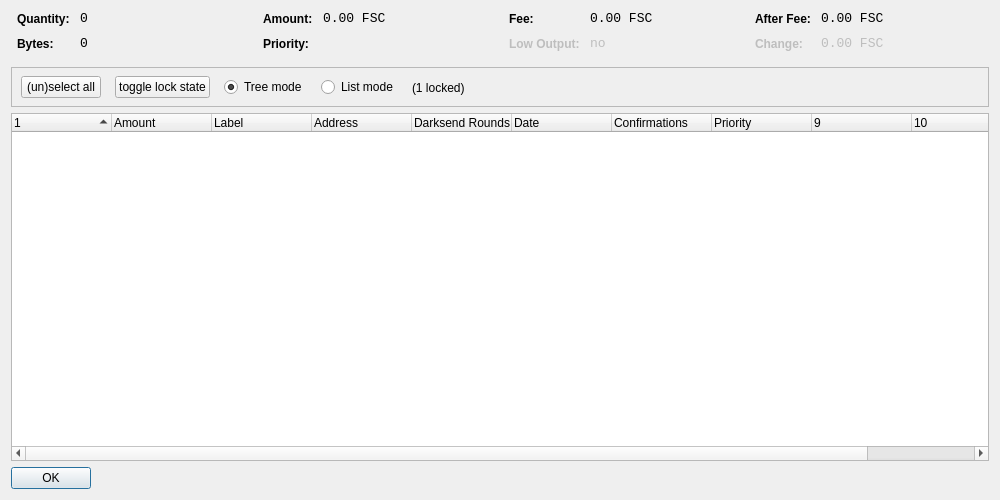
<?xml version="1.0" encoding="UTF-8"?>
<ui version="4.0">
 <class>CoinControlDialog</class>
 <widget class="QDialog" name="CoinControlDialog">
  <property name="geometry">
   <rect>
    <x>0</x>
    <y>0</y>
    <width>1000</width>
    <height>500</height>
   </rect>
  </property>
  <property name="windowTitle">
   <string>Coin Control</string>
  </property>
  <layout class="QVBoxLayout" name="verticalLayout">
   <item>
    <layout class="QHBoxLayout" name="horizontalLayoutTop" stretch="0,0,0,0">
     <property name="topMargin">
      <number>0</number>
     </property>
     <property name="bottomMargin">
      <number>10</number>
     </property>
     <item>
      <layout class="QFormLayout" name="formLayoutCoinControl1">
       <property name="horizontalSpacing">
        <number>10</number>
       </property>
       <property name="verticalSpacing">
        <number>10</number>
       </property>
       <property name="leftMargin">
        <number>6</number>
       </property>
       <property name="rightMargin">
        <number>6</number>
       </property>
       <item row="0" column="0">
        <widget class="QLabel" name="labelCoinControlQuantityText">
         <property name="styleSheet">
          <string notr="true">font-weight:bold;</string>
         </property>
         <property name="text">
          <string>Quantity:</string>
         </property>
        </widget>
       </item>
       <item row="0" column="1">
        <widget class="QLabel" name="labelCoinControlQuantity">
         <property name="font">
          <font>
           <family>Monospace</family>
           <pointsize>10</pointsize>
          </font>
         </property>
         <property name="cursor">
          <cursorShape>IBeamCursor</cursorShape>
         </property>
         <property name="contextMenuPolicy">
          <enum>Qt::ActionsContextMenu</enum>
         </property>
         <property name="text">
          <string notr="true">0</string>
         </property>
         <property name="textInteractionFlags">
          <set>Qt::LinksAccessibleByMouse|Qt::TextSelectableByKeyboard|Qt::TextSelectableByMouse</set>
         </property>
        </widget>
       </item>
       <item row="1" column="0">
        <widget class="QLabel" name="labelCoinControlBytesText">
         <property name="styleSheet">
          <string notr="true">font-weight:bold;</string>
         </property>
         <property name="text">
          <string>Bytes:</string>
         </property>
        </widget>
       </item>
       <item row="1" column="1">
        <widget class="QLabel" name="labelCoinControlBytes">
         <property name="font">
          <font>
           <family>Monospace</family>
           <pointsize>10</pointsize>
          </font>
         </property>
         <property name="cursor">
          <cursorShape>IBeamCursor</cursorShape>
         </property>
         <property name="contextMenuPolicy">
          <enum>Qt::ActionsContextMenu</enum>
         </property>
         <property name="text">
          <string notr="true">0</string>
         </property>
         <property name="textInteractionFlags">
          <set>Qt::LinksAccessibleByMouse|Qt::TextSelectableByKeyboard|Qt::TextSelectableByMouse</set>
         </property>
        </widget>
       </item>
      </layout>
     </item>
     <item>
      <layout class="QFormLayout" name="formLayoutCoinControl2">
       <property name="horizontalSpacing">
        <number>10</number>
       </property>
       <property name="verticalSpacing">
        <number>10</number>
       </property>
       <property name="leftMargin">
        <number>6</number>
       </property>
       <property name="rightMargin">
        <number>6</number>
       </property>
       <item row="0" column="0">
        <widget class="QLabel" name="labelCoinControlAmountText">
         <property name="styleSheet">
          <string notr="true">font-weight:bold;</string>
         </property>
         <property name="text">
          <string>Amount:</string>
         </property>
        </widget>
       </item>
       <item row="0" column="1">
        <widget class="QLabel" name="labelCoinControlAmount">
         <property name="font">
          <font>
           <family>Monospace</family>
           <pointsize>10</pointsize>
          </font>
         </property>
         <property name="cursor">
          <cursorShape>IBeamCursor</cursorShape>
         </property>
         <property name="contextMenuPolicy">
          <enum>Qt::ActionsContextMenu</enum>
         </property>
         <property name="text">
          <string notr="true">0.00 FSC</string>
         </property>
         <property name="textInteractionFlags">
          <set>Qt::LinksAccessibleByMouse|Qt::TextSelectableByKeyboard|Qt::TextSelectableByMouse</set>
         </property>
        </widget>
       </item>
       <item row="1" column="0">
        <widget class="QLabel" name="labelCoinControlPriorityText">
         <property name="styleSheet">
          <string notr="true">font-weight:bold;</string>
         </property>
         <property name="text">
          <string>Priority:</string>
         </property>
        </widget>
       </item>
       <item row="1" column="1">
        <widget class="QLabel" name="labelCoinControlPriority">
         <property name="font">
          <font>
           <family>Monospace</family>
           <pointsize>10</pointsize>
          </font>
         </property>
         <property name="cursor">
          <cursorShape>IBeamCursor</cursorShape>
         </property>
         <property name="contextMenuPolicy">
          <enum>Qt::ActionsContextMenu</enum>
         </property>
         <property name="text">
          <string/>
         </property>
         <property name="textInteractionFlags">
          <set>Qt::LinksAccessibleByMouse|Qt::TextSelectableByKeyboard|Qt::TextSelectableByMouse</set>
         </property>
        </widget>
       </item>
      </layout>
     </item>
     <item>
      <layout class="QFormLayout" name="formLayoutCoinControl3">
       <property name="horizontalSpacing">
        <number>10</number>
       </property>
       <property name="verticalSpacing">
        <number>10</number>
       </property>
       <property name="leftMargin">
        <number>6</number>
       </property>
       <property name="rightMargin">
        <number>6</number>
       </property>
       <item row="0" column="0">
        <widget class="QLabel" name="labelCoinControlFeeText">
         <property name="styleSheet">
          <string notr="true">font-weight:bold;</string>
         </property>
         <property name="text">
          <string>Fee:</string>
         </property>
        </widget>
       </item>
       <item row="0" column="1">
        <widget class="QLabel" name="labelCoinControlFee">
         <property name="font">
          <font>
           <family>Monospace</family>
           <pointsize>10</pointsize>
          </font>
         </property>
         <property name="cursor">
          <cursorShape>IBeamCursor</cursorShape>
         </property>
         <property name="contextMenuPolicy">
          <enum>Qt::ActionsContextMenu</enum>
         </property>
         <property name="text">
          <string notr="true">0.00 FSC</string>
         </property>
         <property name="textInteractionFlags">
          <set>Qt::LinksAccessibleByMouse|Qt::TextSelectableByKeyboard|Qt::TextSelectableByMouse</set>
         </property>
        </widget>
       </item>
       <item row="1" column="0">
        <widget class="QLabel" name="labelCoinControlLowOutputText">
         <property name="enabled">
          <bool>false</bool>
         </property>
         <property name="styleSheet">
          <string notr="true">font-weight:bold;</string>
         </property>
         <property name="text">
          <string>Low Output:</string>
         </property>
        </widget>
       </item>
       <item row="1" column="1">
        <widget class="QLabel" name="labelCoinControlLowOutput">
         <property name="enabled">
          <bool>false</bool>
         </property>
         <property name="font">
          <font>
           <family>Monospace</family>
           <pointsize>10</pointsize>
          </font>
         </property>
         <property name="cursor">
          <cursorShape>IBeamCursor</cursorShape>
         </property>
         <property name="contextMenuPolicy">
          <enum>Qt::ActionsContextMenu</enum>
         </property>
         <property name="text">
          <string notr="true">no</string>
         </property>
         <property name="textInteractionFlags">
          <set>Qt::LinksAccessibleByMouse|Qt::TextSelectableByKeyboard|Qt::TextSelectableByMouse</set>
         </property>
        </widget>
       </item>
      </layout>
     </item>
     <item>
      <layout class="QFormLayout" name="formLayoutCoinControl4">
       <property name="horizontalSpacing">
        <number>10</number>
       </property>
       <property name="verticalSpacing">
        <number>10</number>
       </property>
       <property name="leftMargin">
        <number>6</number>
       </property>
       <property name="rightMargin">
        <number>6</number>
       </property>
       <item row="0" column="0">
        <widget class="QLabel" name="labelCoinControlAfterFeeText">
         <property name="styleSheet">
          <string notr="true">font-weight:bold;</string>
         </property>
         <property name="text">
          <string>After Fee:</string>
         </property>
        </widget>
       </item>
       <item row="0" column="1">
        <widget class="QLabel" name="labelCoinControlAfterFee">
         <property name="font">
          <font>
           <family>Monospace</family>
           <pointsize>10</pointsize>
          </font>
         </property>
         <property name="cursor">
          <cursorShape>IBeamCursor</cursorShape>
         </property>
         <property name="contextMenuPolicy">
          <enum>Qt::ActionsContextMenu</enum>
         </property>
         <property name="text">
          <string notr="true">0.00 FSC</string>
         </property>
         <property name="textInteractionFlags">
          <set>Qt::LinksAccessibleByMouse|Qt::TextSelectableByKeyboard|Qt::TextSelectableByMouse</set>
         </property>
        </widget>
       </item>
       <item row="1" column="0">
        <widget class="QLabel" name="labelCoinControlChangeText">
         <property name="enabled">
          <bool>false</bool>
         </property>
         <property name="styleSheet">
          <string notr="true">font-weight:bold;</string>
         </property>
         <property name="text">
          <string>Change:</string>
         </property>
        </widget>
       </item>
       <item row="1" column="1">
        <widget class="QLabel" name="labelCoinControlChange">
         <property name="enabled">
          <bool>false</bool>
         </property>
         <property name="font">
          <font>
           <family>Monospace</family>
           <pointsize>10</pointsize>
          </font>
         </property>
         <property name="cursor">
          <cursorShape>IBeamCursor</cursorShape>
         </property>
         <property name="contextMenuPolicy">
          <enum>Qt::ActionsContextMenu</enum>
         </property>
         <property name="text">
          <string notr="true">0.00 FSC</string>
         </property>
         <property name="textInteractionFlags">
          <set>Qt::LinksAccessibleByMouse|Qt::TextSelectableByKeyboard|Qt::TextSelectableByMouse</set>
         </property>
        </widget>
       </item>
      </layout>
     </item>
    </layout>
   </item>
   <item>
    <widget class="QFrame" name="frame">
     <property name="minimumSize">
      <size>
       <width>0</width>
       <height>40</height>
      </size>
     </property>
     <property name="frameShape">
      <enum>QFrame::StyledPanel</enum>
     </property>
     <property name="frameShadow">
      <enum>QFrame::Sunken</enum>
     </property>
     <widget class="QWidget" name="horizontalLayoutWidget">
      <property name="geometry">
       <rect>
        <x>10</x>
        <y>0</y>
        <width>781</width>
        <height>41</height>
       </rect>
      </property>
      <layout class="QHBoxLayout" name="horizontalLayoutPanel" stretch="0,0,0,0,0">
       <property name="spacing">
        <number>14</number>
       </property>
       <item>
        <widget class="QPushButton" name="pushButtonSelectAll">
         <property name="sizePolicy">
          <sizepolicy hsizetype="Maximum" vsizetype="Fixed">
           <horstretch>0</horstretch>
           <verstretch>0</verstretch>
          </sizepolicy>
         </property>
         <property name="text">
          <string>(un)select all</string>
         </property>
        </widget>
       </item>
        <item>
         <widget class="QPushButton" name="pushButtonToggleLock">
          <property name="sizePolicy">
           <sizepolicy hsizetype="Maximum" vsizetype="Fixed">
            <horstretch>0</horstretch>
            <verstretch>0</verstretch>
           </sizepolicy>
          </property>
          <property name="text">
           <string>toggle lock state</string>
          </property>
          <property name="autoDefault">
           <bool>false</bool>
          </property>
         </widget>
        </item>
       <item>
        <widget class="QRadioButton" name="radioTreeMode">
         <property name="sizePolicy">
          <sizepolicy hsizetype="Maximum" vsizetype="Fixed">
           <horstretch>0</horstretch>
           <verstretch>0</verstretch>
          </sizepolicy>
         </property>
         <property name="text">
          <string>Tree mode</string>
         </property>
         <property name="checked">
          <bool>true</bool>
         </property>
        </widget>
       </item>
       <item>
        <widget class="QRadioButton" name="radioListMode">
         <property name="sizePolicy">
          <sizepolicy hsizetype="Maximum" vsizetype="Fixed">
           <horstretch>0</horstretch>
           <verstretch>0</verstretch>
          </sizepolicy>
         </property>
         <property name="text">
          <string>List mode</string>
         </property>
        </widget>
       </item>
        <item>
         <widget class="QLabel" name="labelLocked">
          <property name="text">
           <string>(1 locked)</string>
          </property>
         </widget>
        </item>
       <item>
        <spacer name="horizontalSpacer">
         <property name="orientation">
          <enum>Qt::Horizontal</enum>
         </property>
         <property name="sizeHint" stdset="0">
          <size>
           <width>40</width>
           <height>20</height>
          </size>
         </property>
        </spacer>
       </item>
      </layout>
     </widget>
    </widget>
   </item>
   <item>
    <widget class="CoinControlTreeWidget" name="treeWidget">
     <property name="contextMenuPolicy">
      <enum>Qt::CustomContextMenu</enum>
     </property>
     <property name="sortingEnabled">
      <bool>false</bool>
     </property>
     <property name="columnCount">
      <number>11</number>
     </property>
     <attribute name="headerShowSortIndicator" stdset="0">
      <bool>true</bool>
     </attribute>
     <attribute name="headerStretchLastSection">
      <bool>false</bool>
     </attribute>
     <column>
      <property name="text">
       <string/>
      </property>
     </column>
     <column>
      <property name="text">
       <string>Amount</string>
      </property>
     </column>
     <column>
      <property name="text">
       <string>Label</string>
      </property>
     </column>
     <column>
      <property name="text">
       <string>Address</string>
      </property>
     </column>
     <column>
      <property name="text">
       <string>Darksend Rounds</string>
      </property>
    </column>
     <column>
      <property name="text">
       <string>Date</string>
      </property>
     </column>
     <column>
      <property name="text">
       <string>Confirmations</string>
      </property>
      <property name="toolTip">
       <string>Confirmed</string>
      </property>
     </column>
     <column>
      <property name="text">
       <string>Priority</string>
      </property>
     </column>
     <column>
      <property name="text">
       <string/>
      </property>
     </column>
     <column>
      <property name="text">
       <string/>
      </property>
     </column>
     <column>
      <property name="text">
       <string/>
      </property>
     </column>
     <column>
      <property name="text">
       <string/>
      </property>
     </column>
    </widget>
   </item>
   <item>
    <widget class="QDialogButtonBox" name="buttonBox">
     <property name="sizePolicy">
      <sizepolicy hsizetype="Maximum" vsizetype="Fixed">
       <horstretch>0</horstretch>
       <verstretch>0</verstretch>
      </sizepolicy>
     </property>
     <property name="orientation">
      <enum>Qt::Horizontal</enum>
     </property>
     <property name="standardButtons">
      <set>QDialogButtonBox::Ok</set>
     </property>
    </widget>
   </item>
  </layout>
 </widget>
 <customwidgets>
  <customwidget>
   <class>CoinControlTreeWidget</class>
   <extends>QTreeWidget</extends>
   <header>coincontroltreewidget.h</header>
  </customwidget>
 </customwidgets>
 <resources/>
 <connections/>
</ui>
